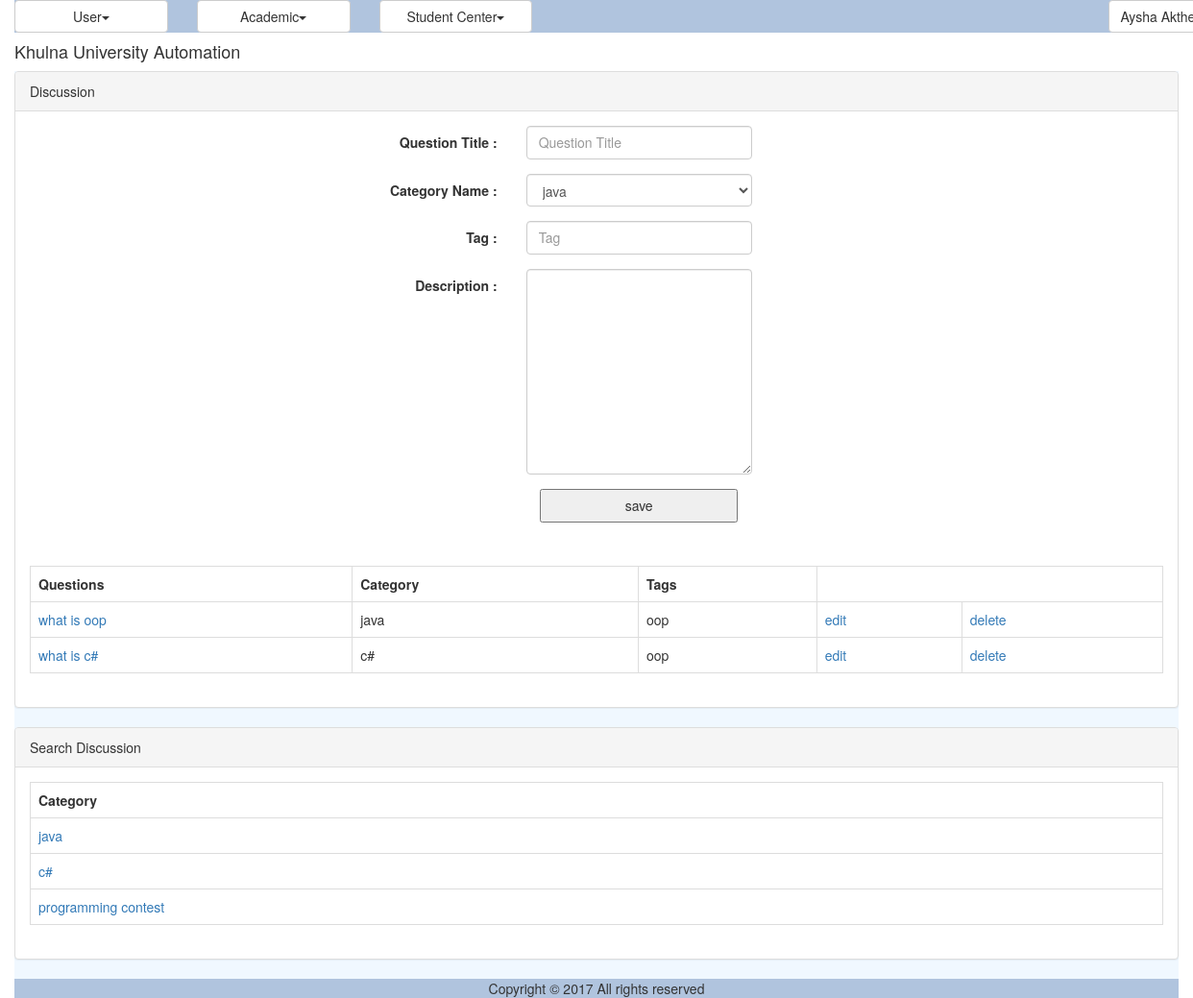
The page /discussion.php (signed in) on the database its author committed.
### tables this page shows
CREATE TABLE `dms_discussion_category` (
  `ID` varchar(40) NOT NULL,
  `Name` varchar(40) NOT NULL
);

CREATE TABLE `dms_discussion` (
  `ID` varchar(40) NOT NULL,
  `Title` varchar(150) NOT NULL,
  `CategoryID` varchar(40) NOT NULL,
  `Description` varchar(300) NOT NULL,
  `Tag` varchar(200) NOT NULL,
  `CreationDate` datetime NOT NULL,
  `CreatorID` varchar(40) NOT NULL
);

### util/class.util.inc (called while the page is built, shortened)
<?php
class ConfigUtil implements I_DBConfig, I_LogConfig, I_LanguageConfig{
	public static $s_instance;
	private $_host;
	private $_username;
	private $_password;
	private $_database;
	public static function getInstance() {
		if(!self::$s_instance) {
			self::$s_instance = new self();
		}
		return self::$s_instance;
	}
	private function readConfig(){
		$this->_ini_array = parse_ini_file(CONFIG.'system.ini');
		$this->_host =	$this->_ini_array['db_host'];
		$this->_username = $this->_ini_array['db_username'];
		$this->_password = $this->_ini_array['db_password'];
		$this->_database = $this->_ini_array['db_database'];
	}
	public function getDBHost(){
		return $this->_host;
	}
	public function getDBUserName(){
		return $this->_username;
	}
	public function getDBPassword(){
		return $this->_password;
	}
	public function getDBName(){
		return $this->_database;
	}
}
class DBUtil implements I_DBUtil {
	private static $s_instance;
	private $_host;
	private $_username;
	private $_password;
	private $_database;
	protected $_connection;
	protected $_result;
	public static function getInstance() {
		if(!self::$s_instance) {
			self::$s_instance = new self();
		}
		return self::$s_instance;
	}
	private function readDBConfig(){
		$_config = ConfigUtil::getInstance();
		$this->_host = $_config->getDBHost();
		$this->_username = $_config->getDBUserName();
		$this->_password = $_config->getDBPassword();
		$this->_database = $_config->getDBName();
	}
	private function setConnection(){
		$this->_connection = new mysqli($this->_host, $this->_username,
			$this->_password, $this->_database);
	}
	public function doQuery($sql) {
		$this->_result = $this->_connection->query($sql) or die(mysqli_error($this->_connection));
		return $this->_result;
	}
	public function getNumRows() {
		$this->_numRows = mysqli_num_rows($this->_result);
		return $this->_numRows;
	}
	public function getAllRows() {
		$rows = array();
		for($x = 0; $x < $this->getNumRows(); $x++) {
			$rows[] = mysqli_fetch_assoc($this->_result);
		}
		return $rows;
	}
	public function getTopRow() {
		return $this->_result->fetch_array();
	}
}
class LogUtil{
	private static $s_instance;
	public static function getInstance(){
		if(!self::$s_instance) {
			self::$s_instance = new self();
		}
		return self::$s_instance;
	}
}
class LangUtil{
	private static $s_instance;
	public static function getInstance() {
		if(!self::$s_instance) {
			self::$s_instance = new self();
		}
		return self::$s_instance;
	}
}
?>

### modules/forum/ui/blade/view.discussion.blade.inc (called while the page is built, shortened)
<?php
include_once UTILITY.'class.util.inc';
include_once MODULES_FORUM.'bao/class.discussionbao.inc';
include_once MODULES_FORUM.'bao/class.discussionCategorybao.inc';
$_DiscussionBAO = new DiscussionBAO();
$_DiscussionCategoryBAO = new DiscussionCategoryBAO();
?>

### modules/forum/bao/class.discussionCategorybao.inc (called while the page is built, shortened)
<?php
include_once UTILITY.'class.util.inc';
include_once MODULES_FORUM.'dao/class.discussionCategorydao.inc';
Class DiscussionCategoryBAO{
	private $_DiscussionCategoryDAO;
	public function __construct(){
		$this->_DiscussionCategoryDAO = new DiscussionCategoryDAO();
	}
	public function getAllDiscussionCategorys(){
		$Result = $this->_DiscussionCategoryDAO->getAllDiscussionCategorys();
		return $Result;
	}
}
?>

### modules/forum/dao/class.discussionCategorydao.inc (called while the page is built, shortened)
<?php
include_once COMMON.'class.common.inc';
include_once COMMON.'class.common.forum.inc';
include_once UTILITY.'class.util.inc';
Class DiscussionCategoryDAO{
	private $_DB;
	public function __construct(){
		$this->_DB = DBUtil::getInstance();
	}
	public function getAllDiscussionCategorys(){
		$DiscussionCategoryList = array();
		$this->_DB->doQuery("SELECT * FROM dms_discussion_category");
		$rows = $this->_DB->getAllRows();
		for($i = 0; $i < sizeof($rows); $i++) {
			$row = $rows[$i];
			$this->_DiscussionCategory = new DiscussionCategory();
		    $this->_DiscussionCategory->setID ( $row['ID']);
		    $this->_DiscussionCategory->setName( $row['Name'] );
		    $DiscussionCategoryList[]=$this->_DiscussionCategory;
		}
		$Result = new Result();
		$Result->setIsSuccess(1);
		$Result->setResultObject($DiscussionCategoryList);
		return $Result;
	}
}
?>

### common/class.common.inc (called while the page is built, shortened)
<?php
class Result{
    private $_IsSuccess=0;
    private $_ResultObject;
    public function setIsSuccess($IsSuccess){
        $this->_IsSuccess = $IsSuccess;
    }
    public function getIsSuccess(){
        return $this->_IsSuccess;
    }
    public function setResultObject($ResultObject){
        $this->_ResultObject = $ResultObject;
    }
    public function getResultObject(){
        return $this->_ResultObject;
    }
}
?>

### common/class.common.forum.inc (called while the page is built, shortened)
<?php
class DiscussionCategory{
    private $_ID;
    private $_name;
    public function setID ( $ID ) {
        $this->_ID = $ID;
    }
    public function getID () {
        return $this->_ID;
    }
    public function setName ($Name){
        $this->_name = $Name;
    }
    public function getName(){
        return $this->_name;
    }
}
class Discussion{
    private $_ID;
    private $_Name;
    private $_Category;
    private $_Tag;
    public function setID ( $ID ) {
        $this->_ID = $ID;
    }
    public function getID () {
        return $this->_ID;
    }
    public function setName ( $Name ) {
        $this->_Name = $Name;
    }
    public function getName () {
        return $this->_Name;
    }
    public function setCategory ( $Category ) {
        $this->_Category = $Category;
    }
    public function getCategory () {
        return $this->_Category;
    }
    public function setTag( $Tag ) {
        $this->_Tag = $Tag;
    }
    public function getTag() {
        return $this->_Tag;
    }
}
?>

### modules/forum/bao/class.discussionbao.inc (called while the page is built, shortened)
<?php
include_once UTILITY.'class.util.inc';
include_once MODULES_FORUM.'dao/class.discussiondao.inc';
Class DiscussionBAO{
	private $_DiscussionDAO;
	public function __construct(){
		$this->_DiscussionDAO = new DiscussionDAO();
	}
	public function getAllDiscussions(){
		$Result = $this->_DiscussionDAO->getAllDiscussions();
		return $Result;
	}
	public function getNameFromCatagoryID($Discussion){
		$Result = $this->_DiscussionDAO->getNameFromCatagoryID($Discussion);
		return $Result;
	}
}
?>

### modules/forum/dao/class.discussiondao.inc (called while the page is built, shortened)
<?php
include_once COMMON.'class.common.inc';
include_once COMMON.'class.common.forum.inc';
include_once UTILITY.'class.util.inc';
include_once 'class.discussionCategorydao.inc';
Class DiscussionDAO{
	private $_DB;
	public function __construct(){
		$this->_DB = DBUtil::getInstance();
	}
	public function getAllDiscussions(){
		$DiscussionList = array();
		$this->_DB->doQuery("SELECT * FROM dms_discussion");
		$rows = $this->_DB->getAllRows();
		for($i = 0; $i < sizeof($rows); $i++) {
			$row = $rows[$i];
			$this->_Discussion = new Discussion();
		    $this->_Discussion->setID ( $row['ID']);
		    $this->_Discussion->setName( $row['Title'] );
		    $this->_Discussion->setCategory( $row['CategoryID'] );
		    $this->_Discussion->setDescription( $row['Description'] );
		    $this->_Discussion->setTag( $row['Tag'] );
		    $this->_Discussion->setCreationDate( $row['CreationDate'] );
		    $this->_Discussion->setCreator( $row['CreatorID'] );
		    $DiscussionList[]=$this->_Discussion;
		}
		$Result = new Result();
		$Result->setIsSuccess(1);
		$Result->setResultObject($DiscussionList);
		return $Result;
	}
	public function getNameFromCatagoryID($CatagoryID){
		$SQL = "SELECT * FROM dms_discussion_category
				WHERE ID='".$CatagoryID."'";
		$SQL = $this->_DB->doQuery($SQL);
		$row = $this->_DB->getTopRow();
		$this->_DiscussionCategory = new DiscussionCategory();
		$this->_DiscussionCategory->setID ( $row['ID']);
		$this->_DiscussionCategory->setName( $row['Name'] );
	 	$Result = new Result();
		$Result->setIsSuccess(1);
		$Result->setResultObject($this->_DiscussionCategory);
		return $Result;
	}
}
?>

### modules/forum/ui/view.discussion.inc (the view)
<?php
include_once 'blade/view.discussion.blade.inc';
include_once COMMON.'class.common.inc';
?>
<div class="panel panel-default">
    <div class="panel-heading">Discussion</div>
    <div class="panel-body">
	<div id="form">
		<form method="post" class="form-horizontal">
			<div class="form-group">
				<label class="control-label col-sm-4" for="txtQuestion">Question Title : </label>
				<div class="col-sm-6">
					<input type="text" class="form-control"  name="txtQuestion" placeholder="Question Title" value="<?php
					if(isset($_GET['edit'])) echo $getROW->getName();  ?>" />
				</div>
			</div>
			<div class="form-group">
				<label class="control-label col-sm-4" for="txtCat">Category Name : </label>
				<div class="col-sm-6">
						    <?php
						    $var = '<select name="txtCat" class="form-control"  id="select-from-cat">';
							$Result = $_DiscussionCategoryBAO->getAllDiscussionCategorys();
							if($Result->getIsSuccess()){
								$DiscussionCategorys = $Result->getResultObject();
						       for ($i=0; $i < sizeof($DiscussionCategorys); $i++) {
						       		$DiscussionCategory = $DiscussionCategorys[$i];
						    		$var = $var. '<option value="'.$DiscussionCategory->getID().'"';
						          	$var = $var.'>'.$DiscussionCategory->getName().'</option>';
								}
								$var = $var.'</select>';
							}
							echo $var;
							?>
				</div>
			</div>
			<div class="form-group">
				<label class="control-label col-sm-4" for="txtTag">Tag : </label>
				<div class="col-sm-6">
					<input type="text" class="form-control"  name="txtTag" placeholder="Tag" value="<?php
					if(isset($_GET['edit'])) echo $getROW->getTag();  ?>" />
				</div>
			</div>
			<div class="form-group">
				<label class="control-label col-sm-4" for="txtDes">Description : </label>
				<div class="col-sm-6">
					<textarea rows="10" cols="40" class="form-control"  name="txtDes" placeholder="Description"
					value="<?php
					if(isset($_GET['edit'])) echo $getROW->getDescription();  ?>" >
					</textarea>
				</div>
			</div>
	        <div class="form-group">
              <div class="col-sm-offset-2 col-sm-10">
						<?php
						if(isset($_GET['edit']))
						{
							?>
							<button type="submit" name="update">update</button>
							<?php
						}
						else
						{
							?>
							<button type="submit" name="save">save</button>
							<?php
						}
						?>
				</div>
			</div>
		</form>
	</div>
	</div>
	<div class="panel-body">
	<table class="table table-bordered">
	<?php
	$Result = $_DiscussionBAO->getAllDiscussions();
	if($Result->getIsSuccess()){
		$DiscussionList = $Result->getResultObject();
	?>
		<tr>
			<th>Questions</th>
			<th>Category</th>
			<th>Tags</th>
		</tr>
		<?php
		for($i = 0; $i < sizeof($DiscussionList); $i++) {
			$Discussion = $DiscussionList[$i];
			?>
		    <tr>
		    <td><a href="discussion_comment.php?view=<?php echo $Discussion->getID(); ?>" onclick="return ; " >
		    <?php echo $Discussion->getName(); ?></a></td>
			    <td><?php $id = $Discussion->getCategory();
			    	$Result2 = $_DiscussionBAO->getNameFromCatagoryID($id);
			    	if ($Result2->getIsSuccess()) {
			    		$DiscussionCategory = $Result2->getResultObject();
			    		echo $DiscussionCategory->getName();
			    	}
			    	 ?></td>
			    <td><?php echo $Discussion->getTag(); ?></td>
			    <td><a href="?edit=<?php echo $Discussion->getID(); ?>" onclick="return confirm('sure to edit !'); " >edit</a></td>
			    <td><a href="?del=<?php echo $Discussion->getID(); ?>" onclick="return confirm('sure to delete !'); " >delete</a></td>
		    </tr>
	    <?php
		}
	}
	else{
		echo $Result->getResultObject();
	}
	?>
	</table>
	</div>
</div>
<div class="panel panel-default">
    <div class="panel-heading">Search Discussion</div>
	<div class="panel-body">
		<table class="table table-bordered">
			<tr>
				<th>Category</th>
			</tr>
			<?php
				$Result = $_DiscussionCategoryBAO->getAllDiscussionCategorys();
				if($Result->getIsSuccess())
				{
					$DiscussionCategorys = $Result->getResultObject();
			        for ($i=0; $i < sizeof($DiscussionCategorys); $i++)
					{
						$DiscussionCategory = $DiscussionCategorys[$i];?>
						<tr><td><a href="discussion_search.php?Category=<?php echo $DiscussionCategory->getID(); ?>" onclick="return; "> <?php echo $DiscussionCategory->getName() ?> </a></td>
						</tr>
					<?php
					}
				}
				?>
		</table>
	</div>
</div>

### resources/css/style.css (style rules this page uses)
#form { width:500px; margin:0px auto; text-align:center; }
#form form input { width:100%; height:35px; }
form button { width:50%; height:35px; }
table,td { border:solid #e9e9e9 1px; }

### rows shown on the page
dms_discussion_category: txtCat "java", Name "java"
dms_discussion: Title "what is oop", dms_discussion_category.Name "java", Tag "oop"
dms_discussion: Title "what is c#", dms_discussion_category.Name "c#", Tag "oop"
dms_discussion_category: Name "c#"
dms_discussion_category: Name "programming contest"

### other values the page prints
$globalMenu[$i]->getTitle() "User Academic Student Center"
$CurrentUser->getFullName() "Aysha…"
